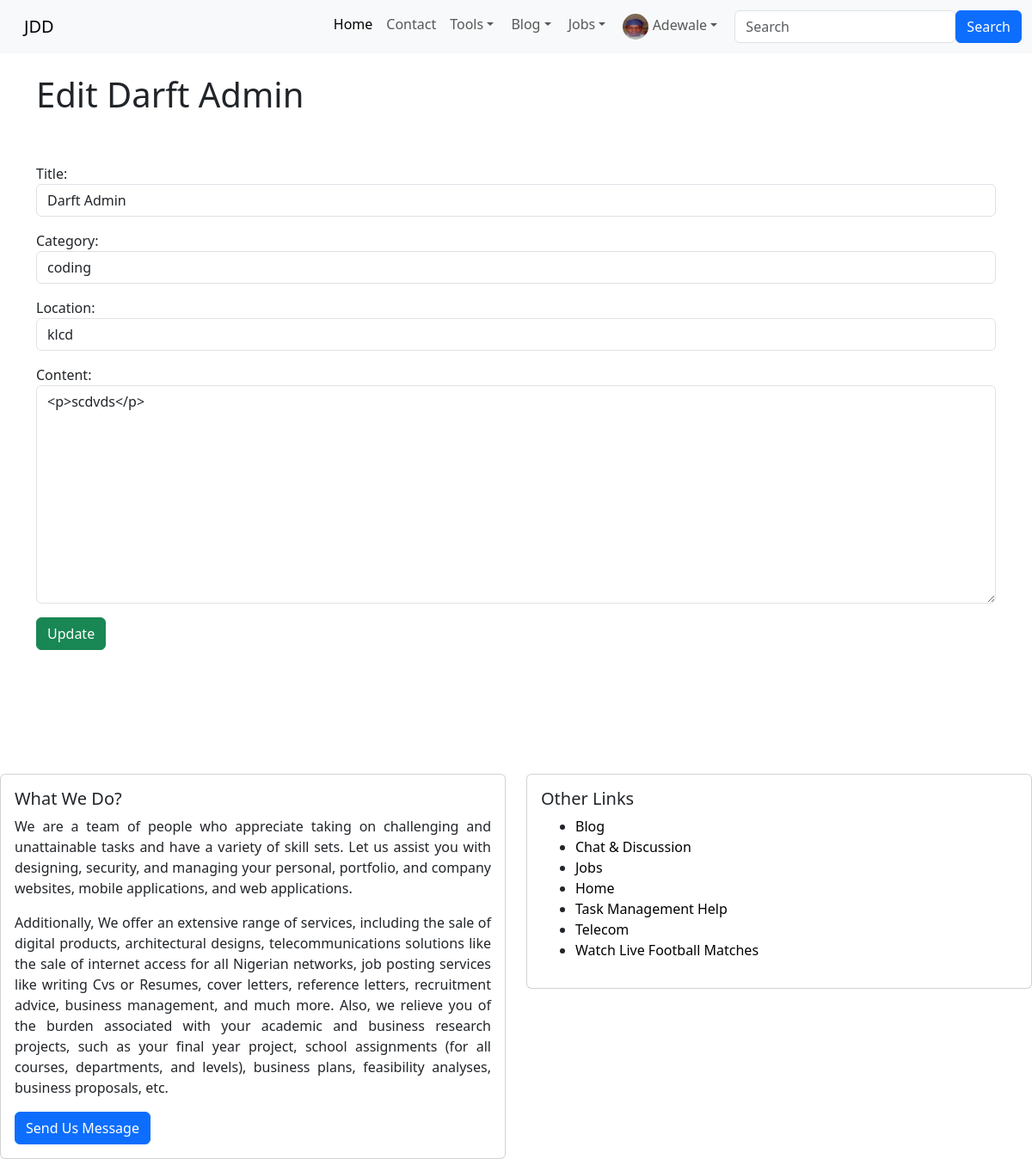
The app's page /job/job_draft/edit/1 (signed in) with its own data.
### index/models.py (models this page shows, shortened)
class Profile(models.Model):
    user = models.OneToOneField(User, null=True, on_delete=models.CASCADE)
    bio = RichTextField(blank=True, null=True)
    profile_pic = models.ImageField(null=True, blank=True, upload_to="images/profile/")
    linkedln_url = models.CharField(max_length=255, blank=True, null=True)
    facebook_url =  models.CharField(max_length=255, blank=True, null=True)
    twitter_url= models.CharField(max_length=255, blank=True, null=True)
    instagram_url =  models.CharField(max_length=255, blank=True, null=True)
    whatsapp_url= models.CharField(max_length=255, blank=True, null=True)
    github_url=  models.CharField(max_length=255, blank=True, null=True)
    website_url= models.CharField(max_length=255, blank=True, null=True)
    email_url= models.CharField(max_length=255, blank=True, null=True)

### job/models.py (models this page shows, shortened)
class JobSaveAsDraft(models.Model):
    author = models.ForeignKey(User, on_delete=models.CASCADE)
    title = models.CharField(max_length=255, unique=True)
    date = models.DateTimeField(auto_now_add=True)
    deadline = models.DateTimeField(auto_now_add=True)
    location = models.CharField(max_length=150)
    category = models.CharField(max_length=150)
    content = RichTextField(blank=True, null=True, unique=True)

### job/views.py (the view)
# urls.py: path('job_draft/edit/<int:pk>', EditJobDraftPostView.as_view(), name='edit_job_draft_post' ),
class EditJobDraftPostView(UpdateView):
    model = models.JobSaveAsDraft
    template_name = 'jobs/edit_job_draft_post.html'
    form_class = job_forms.JobDraftPostForm

### job/job_forms.py
class JobDraftPostForm(forms.ModelForm):
    class Meta:
        model = models.JobSaveAsDraft
        fields = ('title', 'author', 'category', 'location',  'content')
        widgets = {
            'title': forms.TextInput(attrs={'class': 'form-control'}),
            'author': forms.TextInput(attrs={'class': 'form-control',  'value': '', 'id':'author', 'type': 'hidden'}),
            'category': forms.Select(choices= category_lists,  attrs= {'class': 'form-control'}),
            'location': forms.TextInput(attrs={'class': 'form-control'}),
            'content': forms.Textarea(attrs={'class': 'form-control'}),
        }

### job/templates/jobs/edit_job_draft_post.html (shortened to what this page needs)
{% extends 'home/base.html' %}
{% block body %}
{% if user.is_authenticated %}
    <h1> Edit {{object.title}} </h1><br> <br>
    {% if object.author.id == user.id  %}
            <div class="form-group">
                <form method="POST">
                    {{form.as_p}}
                    <button class="btn btn-success"> Update </button>
                </form> <br><br>
            </div>
    {% else %}
            <h3>You don't have the access to edit this post</h3> <br> <br>
            <a class="btn btn-primary" href="{% url 'index:blog_list' %}">View Blog Posts</a>
            <a class="btn btn-primary" href="{% url 'jobs:job_list' %}">View Job Posts</a> <br><br><br>
    {% endif %}
{% else %}
<div class="alert alert-danger" role="alert">
    <p>You don't have the permission to access this page...</p>
    <a href="{% url 'login' %}">LOGIN</a>
</div><br>
    <a class="btn btn-primary" href="{% url 'index:home' %}">Go Home</a> <br><br><br>
{% endif %}
{% endblock %}

### index/templates/home/base.html (shortened to what this page needs)
{% load static %}
{% load humanize %}
<!doctype html>
<html lang="en" >
  <head>
    <link rel="stylesheet" href="https://cdn.jsdelivr.net/npm/bootstrap@5.3.0-alpha3/dist/css/bootstrap.rtl.min.css">
  </head>
  <header>
    <nav class="navbar navbar-expand-lg bg-body-tertiary">
      <div class="container-fluid">
        <a class="navbar-brand" href="{% url 'index:home' %}">JDD</a>
        <div class="collapse navbar-collapse" id="navbarSupportedContent">
          <ul class="navbar-nav me-auto mb-2 mb-lg-0">
            <li class="nav-item">
            <a class="nav-link active" aria-current="page" href="{% url 'index:home' %}">Home</a>
            </li>
            <li class="nav-item">
              <a class="nav-link" href="{% url 'contact:contact' %}">Contact</a>
            </li>
            <li class="nav-item dropdown">
              <a class="nav-link dropdown-toggle" href="#" role="button"
              data-bs-toggle="dropdown" aria-expanded="false">
              Tools
              </a>
            </li>
            {% if user.is_authenticated %}
            <li class="nav-item dropdown">
              <a class="nav-link dropdown-toggle" href="{% url 'index:blog_list' %}" role="button"
              data-bs-toggle="dropdown" aria-expanded="false">
              Blog
              </a>
            </li>
            <li class="nav-item dropdown">
              <a class="nav-link dropdown-toggle" href="{% url 'index:blog_list' %}" role="button"
              data-bs-toggle="dropdown" aria-expanded="false">
               Jobs
              </a>
            </li>
                  <li class="nav-item dropdown">
                    <a class="nav-link dropdown-toggle" href="" role="button"
                    data-bs-toggle="dropdown" aria-expanded="false">
                    {% if user.profile.profile_pic %}
                    <img src="{{ user.profile.profile_pic.url }}" class="rounded-circle" alt="Author profile image" width="30" height="30"> {{ user }}
                    {% else %}
                        <img src="{% static 'images/profile_user_icon.png' %}" class="rounded-circle" alt="Default profile image" width="20" height="20"> {{user}}
                    {% endif %}
                    </a>
                  </li>
            {% endif %}
          </ul>
          {% include 'home/search.html' %}
        </div>
      </div>
    </nav>
  </header>
  <body>
    <div class="container"> <br>
        {% block body %} {% endblock %}
      </div>
  </body>
  <footer>
<br><br><br><br>
    <div class="row">
      <div class="col-sm-6 mb-3 mb-sm-0">
        <div class="card">
          <div class="card-body">
            <h5 class="card-title">What We Do?</h5>
            <p class="card-text" style="text-align: justify;">
              We are a team of people who appreciate taking on challenging and unattainable tasks and have a variety of skill sets.
              Let us assist you with designing, security, and managing your personal, portfolio, and company websites,
              mobile applications, and web applications.
            </p>
            <p style="text-align: justify;">
               Additionally, We offer an extensive range of services, including the sale of digital products, architectural designs, telecommunications solutions
              like the sale of internet access for all Nigerian networks, job posting services like writing Cvs or Resumes,
              cover letters, reference letters, recruitment advice, business management, and much more.
              Also, we relieve you of the burden associated with your academic and business research projects, such
              as your final year project, school assignments (for all courses, departments, and levels), business plans,
              feasibility analyses, business proposals, etc.
            </p>
            <a href="{% url 'contact:contact' %}" class="btn btn-primary">Send Us Message</a>
          </div>
        </div>
      </div>
      <div class="col-sm-6">
        <div class="card">
          <div class="card-body">
            <h5 class="card-title">Other Links</h5>
            <ul>
              <li><a href="{% url 'index:blog_list' %}" class="footer-link">Blog</a></li>
              <li><a href="{% url 'discussion:discuss_list' %}" class="footer-link">Chat & Discussion</a></li>
              <li><a href="{% url 'jobs:job_list' %}" class="footer-link">Jobs</a></li>
              <li><a href="{% url 'index:home' %}" class="footer-link">Home</a></li>
              <li><a href="{% url 'tasks:tasks_list' %}" class="footer-link">Task Management Help</a></li>
              <li ><a  href="{% url 'index:telecom' %}" target='_blank' class="footer-link">Telecom</a></li>
              <li><a href="https://afr.808scoretv.com/" class="footer-link" target="_blank">Watch Live Football Matches</a></li>
            </ul>
          </div>
        </div>
      </div>
    </div>
  </footer>
</html>

### index/templates/home/base.html (style rules this page uses)
.footer-link { text-decoration: none; color: black; }

### records on screen
JobSaveAsDraft: title "Darft Admin", category "coding", location "klcd", content "<p>scdvds</p>"

### other values on screen
{{ user }} "Adewale"
